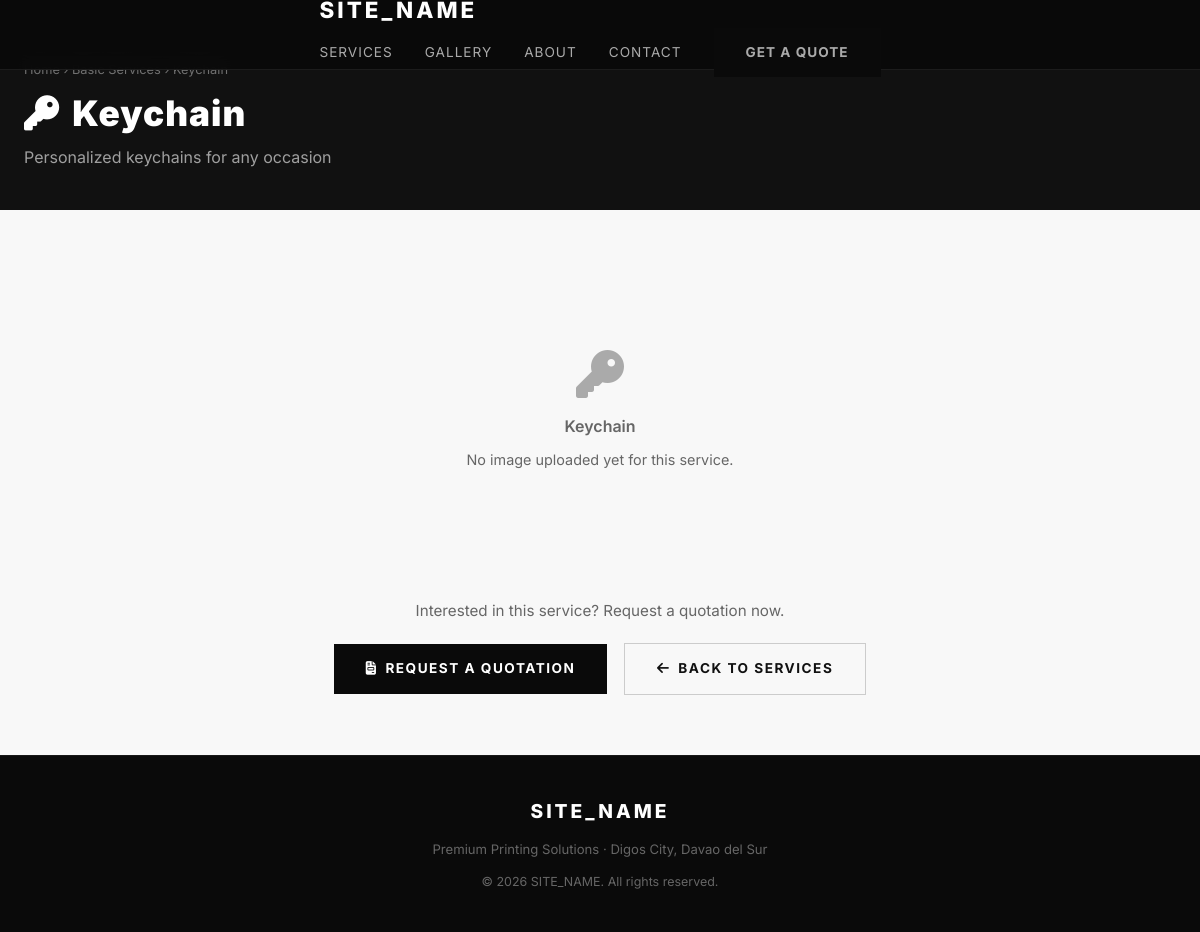
The page /service.php?slug=keychain on the database its author committed.
### tables this page shows
CREATE TABLE IF NOT EXISTS service_categories (
    id INT AUTO_INCREMENT PRIMARY KEY,
    name VARCHAR(100) NOT NULL,
    slug VARCHAR(100) NOT NULL UNIQUE,
    description TEXT,
    icon VARCHAR(50),
    category ENUM('basic','sublimation','signage') DEFAULT 'basic',
    image_path VARCHAR(255) DEFAULT NULL,
    is_active TINYINT(1) DEFAULT 1,
    sort_order INT DEFAULT 0
);

### service.php (the view, shortened to what this page needs)
<?php
$slug = preg_replace('/[^a-z0-9\-]/', '', strtolower($_GET['slug'] ?? ''));
$db   = db();
$stmt = $db->prepare("SELECT * FROM service_categories WHERE slug=? AND is_active=1 LIMIT 1");
$stmt->bind_param('s', $slug);
$stmt->execute();
$svc  = $stmt->get_result()->fetch_assoc();
$catLabels = ['basic' => 'Basic Services', 'sublimation' => 'Sublimation Services', 'signage' => 'Signage Services'];
$catLabel  = $catLabels[$svc['category'] ?? 'basic'] ?? 'Services';
?>
<!DOCTYPE html>
<html lang="en">
<head>
  <link rel="stylesheet" href="https://cdnjs.cloudflare.com/ajax/libs/font-awesome/6.5.0/css/all.min.css">
  <link rel="stylesheet" href="assets/css/style.css">
</head>
<body>
<nav class="navbar" id="navbar">
  <div class="container nav-container">
    <a href="index.php" class="nav-logo"><?= SITE_NAME ?></a>
    <div class="nav-links">
      <a href="index.php#services">Services</a>
      <a href="index.php#gallery">Gallery</a>
      <a href="index.php#about">About</a>
      <a href="index.php#contact">Contact</a>
      <a href="quotation.php" class="btn btn-dark btn-sm">Get a Quote</a>
    </div>
  </div>
</nav>
<div class="svc-hero">
  <div class="container">
    <div class="breadcrumb">
      <a href="index.php">Home</a> &rsaquo;
      <a href="index.php#services"><?= htmlspecialchars($catLabel) ?></a> &rsaquo;
    </div>
    <h1><i class="fas <?= htmlspecialchars($svc['icon'] ?? 'fa-print') ?>" style="margin-right:12px"></i><?= htmlspecialchars($svc['name']) ?></h1>
    <?php if ($svc['description']): ?>
    <p><?= htmlspecialchars($svc['description']) ?></p>
    <?php endif; ?>
  </div>
</div>
<div class="svc-body">
  <div class="container">
    <?php if ($svc['image_path']): ?>
    <div class="svc-image-wrap">
      <img src="<?= htmlspecialchars($svc['image_path']) ?>" alt="<?= htmlspecialchars($svc['name']) ?>">
    </div>
    <?php else: ?>
    <div class="svc-no-image">
      <i class="fas <?= htmlspecialchars($svc['icon'] ?? 'fa-print') ?>"></i>
      <p style="font-size:1rem;font-weight:600;margin-bottom:8px"><?= htmlspecialchars($svc['name']) ?></p>
      <p style="font-size:0.9rem">No image uploaded yet for this service.</p>
    </div>
    <?php endif; ?>
    <div class="svc-cta">
      <p style="color:#666;margin-bottom:20px;font-size:0.95rem">Interested in this service? Request a quotation now.</p>
      <a href="quotation.php" class="btn btn-dark"><i class="fas fa-file-invoice"></i> Request a Quotation</a>
      <a href="index.php#services" class="btn btn-outline" style="margin-left:12px;color:#111;border-color:#ccc"><i class="fas fa-arrow-left"></i> Back to Services</a>
    </div>
  </div>
</div>
<footer>
  <div class="container">
    <div class="footer-logo"><?= SITE_NAME ?></div>
    <p style="margin-bottom:12px">Premium Printing Solutions · Digos City, Davao del Sur</p>
    <p style="font-size:0.78rem">© <?= date('Y') ?> <?= SITE_NAME ?>. All rights reserved.</p>
  </div>
</footer>
</body>
</html>

### assets/css/style.css (style rules this page uses)
*, *::before, *::after { margin:0; padding:0; box-sizing:border-box; }
:root { --black: #0a0a0a; --white: #ffffff; --gray-100: #f8f8f8; --gray-200: #e8e8e8; --gray-400: #aaaaaa; --gray-600: #666666; --gray-800: #333333; --accent: #111111; --font-main: 'Inter', 'Helvetica Neue', Arial, sans-serif; --transition: all 0.3s ease; --shadow: 0 4px 24px rgba(0,0,0,0.08); --shadow-lg: 0 12px 48px rgba(0,0,0,0.15); }
html { scroll-behavior: smooth; }
body { font-family: var(--font-main); color: var(--black); background: var(--white); line-height:1.6; }
a { text-decoration:none; color:inherit; }
h1,h2,h3,h4,h5 { font-weight:700; line-height:1.2; }
h1 { font-size:clamp(2.2rem, 5vw, 4rem); letter-spacing:-1px; }
p { color: var(--gray-600); }
.container { max-width:1200px; margin:0 auto; padding:0 24px; }
.navbar { position:fixed; top:0; left:0; right:0; z-index:1000; background:rgba(10,10,10,0.95); backdrop-filter:blur(12px); padding:0 24px; height:70px; display:flex; align-items:center; border-bottom:1px solid rgba(255,255,255,0.08); transition: var(--transition); }
.nav-logo { display:flex; align-items:center; gap:10px; color:var(--white); font-size:1.4rem; font-weight:800; letter-spacing:3px; text-transform:uppercase; }
.nav-links { display:flex; gap:32px; align-items:center; }
.nav-links a { color:var(--gray-400); font-size:0.85rem; letter-spacing:1px; text-transform:uppercase; transition:var(--transition); }
.btn { display:inline-flex; align-items:center; gap:8px; padding:14px 32px; font-size:0.85rem; font-weight:700; letter-spacing:1.5px; text-transform:uppercase; cursor:pointer; border:none; transition:var(--transition); }
.btn-outline { background:transparent; color:var(--white); border:1px solid rgba(255,255,255,0.3); }
.btn-dark { background:var(--black); color:var(--white); }
footer { background:var(--black); color:var(--gray-400); padding:40px 0; text-align:center; border-top:1px solid rgba(255,255,255,0.06); }
footer .footer-logo { color:var(--white); font-size:1.2rem; font-weight:800; letter-spacing:3px; margin-bottom:12px; }
footer p { font-size:0.82rem; }

### service.php (style rules this page uses)
.svc-hero { background:#111; color:#fff; padding:60px 0 40px; }
.svc-hero .breadcrumb { font-size:0.8rem; color:rgba(255,255,255,0.4); margin-bottom:12px; }
.svc-hero .breadcrumb a { color:rgba(255,255,255,0.4); text-decoration:none; }
.svc-hero h1 { font-size:2.2rem; font-weight:900; letter-spacing:1px; margin-bottom:10px; }
.svc-hero p { color:rgba(255,255,255,0.6); font-size:1rem; max-width:560px; }
.svc-body { padding:60px 0; background:#f8f8f8; min-height:60vh; }
.svc-no-image { text-align:center; padding:80px 40px; color:#aaa; }
.svc-no-image i { font-size:3rem; margin-bottom:16px; display:block; }
.svc-cta { text-align:center; margin-top:48px; }

### rows shown on the page
service_categories: name "Keychain", description "Personalized keychains for any occasion"

### other values the page prints
SITE_NAME "SITE_NAME"
